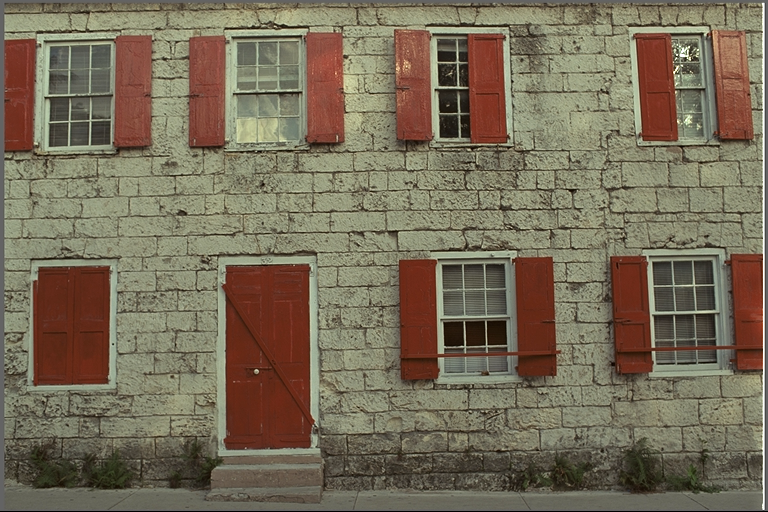
#> input picture data/dataset_fanny/kodim01.png, 768 x 512 px, found by its file name
$ python experiments.py
#> lines starting #> are read from the running program, lines starting #| are printed output that depends on the picture
#> in main, img is the input picture: shape (512, 768, 3); mean R, G, B 119.8, 108.7, 88.4
### src/pca_numba.py
"""PCA por canal con kernels Numba: secuencial, paralelo y baseline BLAS."""
import numpy as np
from numba import njit, prange


# [11 lines left out: function matmul_seq, not called in this run]


@njit(parallel=True, cache=True)
def matmul_par(A, B):
    N, M = A.shape
    P = B.shape[1]
    C = np.zeros((N, P), dtype=np.float64)
    for i in prange(N):             # cada hilo escribe filas distintas
        for k in range(M):
            a = A[i, k]
            for j in range(P):
                C[i, j] += a * B[k, j]
    return C


MODES = {"seq": matmul_seq, "par": matmul_par, "blas": np.dot}


def pca_fit_transform(X, k, mode):
    mm = MODES[mode]
    mean = X.mean(axis=0)
    Xc = np.ascontiguousarray(X - mean)
    cov = mm(np.ascontiguousarray(Xc.T), Xc) / (X.shape[0] - 1)
    vals, vecs = np.linalg.eigh(cov)             # orden ascendente
    vals = vals[::-1]
    Vk = np.ascontiguousarray(vecs[:, ::-1][:, :k])
    Z = mm(Xc, Vk)
    return Z, Vk, mean, vals


def pca_reconstruct(Z, Vk, mean, mode):
    mm = MODES[mode]
    return np.clip(mm(Z, np.ascontiguousarray(Vk.T)) + mean, 0, 255)


def compress_channels(X_rgb, k, mode):
    """X_rgb: HxWx3 float64. Devuelve (reconstruida, bytes_teoricos, varianza_explicada)."""
#> called with k = 5, mode = 'par'
    h, w, c = X_rgb.shape
#> h = 64; w = 64; c = 3
    rec = np.empty_like(X_rgb)
    evr = []
    for ch in range(c):
        Z, Vk, mean, vals = pca_fit_transform(X_rgb[:, :, ch], k, mode)
        rec[:, :, ch] = pca_reconstruct(Z, Vk, mean, mode)
        evr.append(vals[:k].sum() / vals.sum())
#> this loop made 3 passes
#> pass 1, in pca_fit_transform, `Xc = np.ascontiguousarray(X - mean)`:
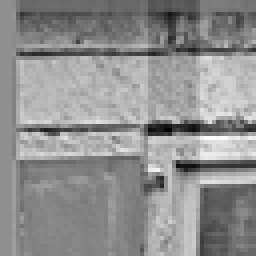
#> Xc: shape (64, 64) float64 (shown 4 times larger); min -113, max 87.3, mean 0; drawn with min black and max white
#> pass 1, in pca_fit_transform, `cov = mm(np.ascontiguousarray(Xc.T), Xc) / (X.shape[0] - 1)`:
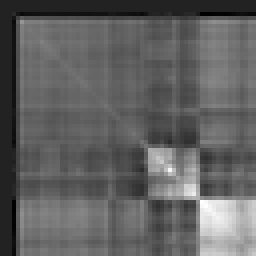
#> cov: shape (64, 64) float64 (shown 4 times larger); min -307.5, max 1996, mean 568.9; drawn with min black and max white
#> pass 1, in pca_fit_transform, `vals, vecs = np.linalg.eigh(cov)`:
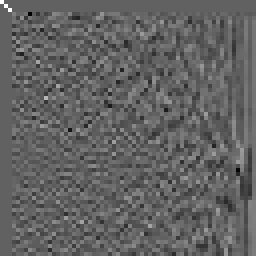
#> vecs: shape (64, 64) float64 (shown 4 times larger); min -0.624, max 1, mean 0.00274; drawn with min black and max white
#> pass 2, in pca_fit_transform (call 2), `Xc = np.ascontiguousarray(X - mean)`:
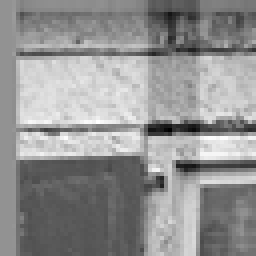
#> Xc: shape (64, 64) float64 (shown 4 times larger); min -128.2, max 94.61, mean 0; drawn with min black and max white
#> after the loop:
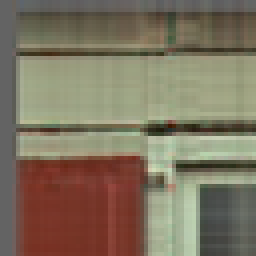
#> rec: shape (64, 64, 3) (shown 4 times larger); mean of channels 0, 1, 2 126.6, 115.6, 95.8; drawn as R, G, B
#> after the loop, evr = [0.923, 0.958, 0.948]
    stored = c * (h * k + w * k + w) * 4         # float32
#> stored = 8448
    return rec, stored, float(np.mean(evr))


# [5 lines left out: function warmup, not called in this run]


def mse(a, b):
    return float(np.mean((a - b) ** 2))


def psnr(a, b):
    m = mse(a, b)
    return float("inf") if m == 0 else 10 * np.log10(255.0 ** 2 / m)

### src/experiments.py
import os
import sys
import time
import csv
import numpy as np
from PIL import Image
from numba import set_num_threads, get_num_threads

sys.path.insert(0, os.path.abspath(os.path.join(os.path.dirname(__file__), "..")))
import src.pca_numba as pca_numba

def ejecutar_pca(img, k=32):
    # Llama a la función exacta de Fanny activando su modo paralelo
    res = pca_numba.compress_channels(img, k, 'par')
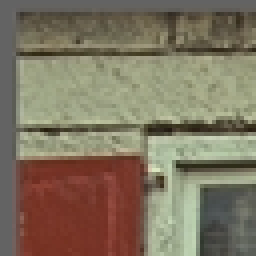
#> img: shape (64, 64, 3) (shown 4 times larger); mean of channels 0, 1, 2 127, 116.1, 96.3; drawn as R, G, B
    return res[0] if isinstance(res, tuple) else res

def main():
    print("Iniciando pruebas de PCA con src/pca_numba.py...")
    ruta_img = "data/dataset_fanny/kodim01.png"
    if os.path.exists(ruta_img):
        img = np.asarray(Image.open(ruta_img).convert("RGB"))
        print(f"Imagen cargada: {ruta_img}")
    else:
        img = np.random.randint(0, 256, (1024, 1024, 3), dtype=np.uint8)
        print("Imagen aleatoria (1024x1024).")

    # Calentamiento
    set_num_threads(1)
    _ = ejecutar_pca(img[:64, :64], k=5)

    max_hilos = get_num_threads()

    # 1. CORRECTITUD
    set_num_threads(1)
    res_1 = ejecutar_pca(img, k=32)
    set_num_threads(max_hilos)
    res_p = ejecutar_pca(img, k=32)

    diff = np.max(np.abs(res_1.astype(int) - res_p.astype(int)))
    print(f"\n=== 1. Correctitud (1 vs {max_hilos} hilos) ===")
    print(f"Diferencia máxima: {diff} px -> {'OK' if diff <= 1 else 'Revisar'}\n")

    # 2. ESCALABILIDAD
    print("=== 2. Escalabilidad por Hilos ===")
    print(f"{'Hilos':>6} | {'Tiempo (s)':>10} | {'Speedup':>9} | {'Eficiencia':>10}")
    print("-" * 45)

    hilos_prueba = [h for h in [1, 2, 4, 8, 16] if h <= max_hilos]
    t_base = None
    filas_csv = []

    for h in hilos_prueba:
        set_num_threads(h)
        t0 = time.perf_counter()
        _ = ejecutar_pca(img, k=32)
        t_actual = time.perf_counter() - t0

        if t_base is None: t_base = t_actual
        speedup = t_base / t_actual
        eficiencia = speedup / h
        filas_csv.append([h, round(t_actual, 4), round(speedup, 2), round(eficiencia, 2)])
        print(f"{h:>6} | {t_actual:>10.4f} | {speedup:>8.2f}x | {eficiencia*100:>9.1f}%")

    os.makedirs("results", exist_ok=True)
    with open("results/escalabilidad.csv", "w", newline="") as f:
        writer = csv.writer(f)
        writer.writerow(["threads", "time_s", "speedup", "efficiency"])
        writer.writerows(filas_csv)
    print("\n[OK] Resultados guardados en results/escalabilidad.csv")

if __name__ == "__main__":
    main()
#> (the call stopped at in main, `max_hilos = get_num_threads()`: numba is not available in this run)

$ run again, with data/dataset_fanny/kodim02.png copied over data/dataset_fanny/kodim01.png
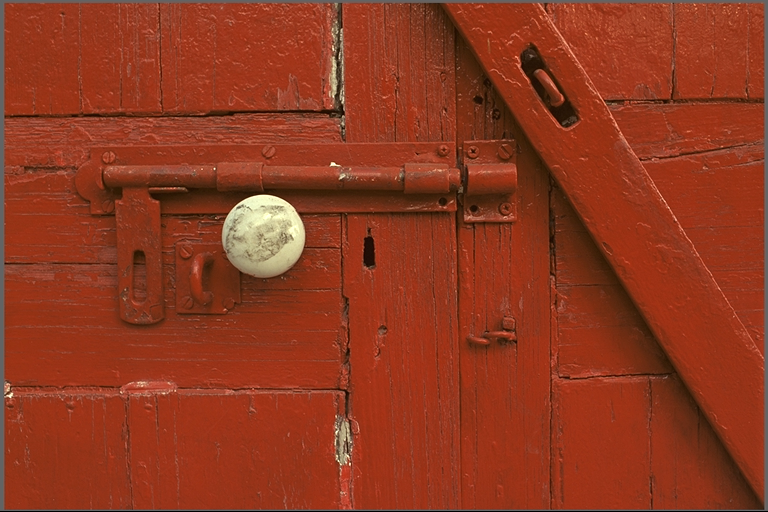
#> input picture data/dataset_fanny/kodim02.png, 768 x 512 px, found by its file name
#> in main, img is the input picture: shape (512, 768, 3); mean R, G, B 142.9, 56.4, 31.2
#> the loop in compress_channels, `for ch in range(c):` made 3 passes
#> pass 1, in pca_fit_transform, `vals, vecs = np.linalg.eigh(cov)`:
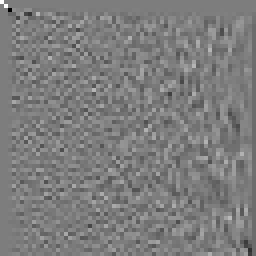
#> vecs: shape (64, 64) float64 (shown 4 times larger); min -0.969, max 1, mean -0.00168; drawn with min black and max white
#> after the loop in compress_channels, `for ch in range(c):`:
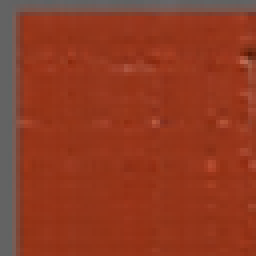
#> rec: shape (64, 64, 3) (shown 4 times larger); mean of channels 0, 1, 2 144.6, 58.9, 35.1; drawn as R, G, B
#> after the loop in compress_channels, `for ch in range(c):`: evr = [0.863, 0.866, 0.928]
#> img: shape (64, 64, 3)

$ run again, with data/dataset_fanny/kodim04.png copied over data/dataset_fanny/kodim01.png
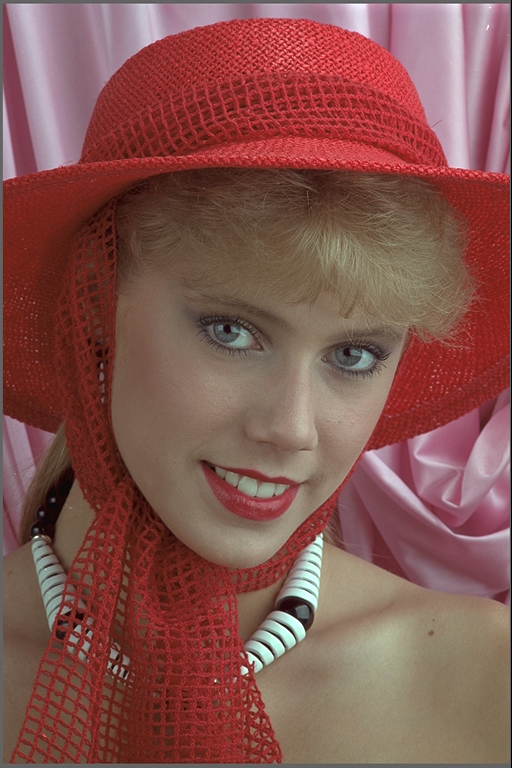
#> input picture data/dataset_fanny/kodim04.png, 512 x 768 px, found by its file name
#> in main, img is the input picture: shape (768, 512, 3); mean R, G, B 131.9, 84.1, 78.4
#> the loop in compress_channels, `for ch in range(c):` made 3 passes
#> pass 1, in pca_fit_transform, `vals, vecs = np.linalg.eigh(cov)`:
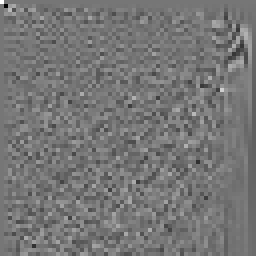
#> vecs: shape (64, 64) float64 (shown 4 times larger); min -0.868, max 1, mean -0.00159; drawn with min black and max white
#> after the loop in compress_channels, `for ch in range(c):`:
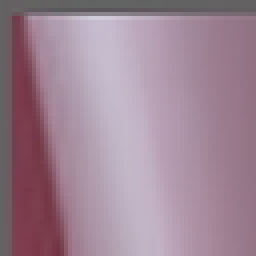
#> rec: shape (64, 64, 3) (shown 4 times larger); mean of channels 0, 1, 2 159.6, 133.2, 149.8; drawn as R, G, B
#> after the loop in compress_channels, `for ch in range(c):`: evr = [0.991, 0.99, 0.992]
#> img: shape (64, 64, 3)
